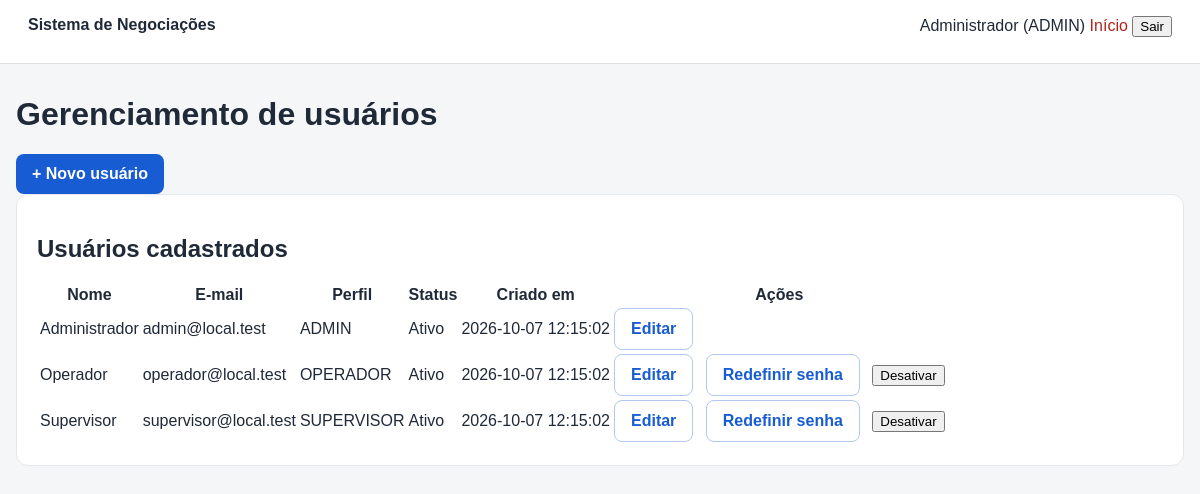
/usuarios.php (signed in), run on the app's committed database.
### tables this page shows
CREATE TABLE IF NOT EXISTS usuarios (
    id INT UNSIGNED AUTO_INCREMENT PRIMARY KEY,
    nome VARCHAR(120) NOT NULL,
    email VARCHAR(150) NOT NULL UNIQUE,
    senha VARCHAR(255) NOT NULL,
    perfil_id INT UNSIGNED NOT NULL,
    ativo TINYINT(1) NOT NULL DEFAULT 1,

    criado_em TIMESTAMP DEFAULT CURRENT_TIMESTAMP,

    atualizado_em TIMESTAMP DEFAULT CURRENT_TIMESTAMP
        ON UPDATE CURRENT_TIMESTAMP,

    FOREIGN KEY (perfil_id)
        REFERENCES perfis(id)
);

CREATE TABLE IF NOT EXISTS perfis (
    id INT UNSIGNED AUTO_INCREMENT PRIMARY KEY,
    nome VARCHAR(30) NOT NULL UNIQUE
);

### config/auth.php (called while the page is built, shortened)
<?php
function usuarioAtual(): ?array { return $_SESSION['usuario'] ?? null; }

### config/database.php (called while the page is built, shortened)
<?php
function db(): PDO
{
    static $pdo = null;
    $host = '127.0.0.1';
    $port = '3306';
    $name = 'negociacoes';
    $user = 'root';
    $pass = '';
    try {
        $pdo = new PDO(
            "mysql:host=$host;port=$port;dbname=$name;charset=utf8mb4",
            $user, $pass,
            [
                PDO::ATTR_ERRMODE => PDO::ERRMODE_EXCEPTION,
                PDO::ATTR_DEFAULT_FETCH_MODE => PDO::FETCH_ASSOC,
                PDO::ATTR_EMULATE_PREPARES => false
            ]
        );
    } catch (PDOException $e) {
        die('<h2>Erro ao conectar ao MySQL</h2><p>Confirme se o MySQL está iniciado no XAMPP e se o banco <strong>negociacoes</strong> existe.</p><pre>'.htmlspecialchars($e->getMessage()).'</pre>');
    }
    return $pdo;
}

### config/bootstrap.php (called while the page is built, shortened)
<?php
require_once __DIR__.'/database.php';
require_once __DIR__.'/auth.php';
function e(?string $v): string { return htmlspecialchars($v ?? '',ENT_QUOTES,'UTF-8'); }

### usuarios.php (the view, shortened to what this page needs)
<?php
require_once __DIR__ . '/config/bootstrap.php';
$usuarioAtual = usuarioAtual();
$stmt = db()->query("
    SELECT
        u.id,
        u.nome,
        u.email,
        p.nome AS perfil,
        u.ativo,
        u.criado_em,
        u.atualizado_em
    FROM usuarios u
    INNER JOIN perfis p ON p.id = u.perfil_id
    ORDER BY u.nome ASC
");
$usuarios = $stmt->fetchAll();
?>
<!DOCTYPE html>
<html lang="pt-BR">
<head>
    <link
        rel="stylesheet"
        href="assets/style.css"
    >
</head>
<body>
<header class="topbar">
    <div>
        <strong>Sistema de Negociações</strong>
    </div>
    <div>
        <span>
            <?= e($usuarioAtual['nome']) ?>
            (<?= e($usuarioAtual['perfil']) ?>)
        </span>
        <a href="index.php">Início</a>
        <form
            method="post"
            action="logout.php"
            style="display:inline;"
        >
            <button type="submit">
                Sair
            </button>
        </form>
    </div>
</header>
<main class="container">
    <h1>Gerenciamento de usuários</h1>
    <a
    href="novo_usuario.php"
    class="button"
>
    + Novo usuário
</a>
    <section class="panel">
        <h2>Usuários cadastrados</h2>
        <?php if (count($usuarios) === 0): ?>
            <p>Nenhum usuário cadastrado.</p>
        <?php else: ?>
            <div style="overflow-x:auto;">
               <table>
    <thead>
        <tr>
            <th>Nome</th>
            <th>E-mail</th>
            <th>Perfil</th>
            <th>Status</th>
            <th>Criado em</th>
            <th>Ações</th>
        </tr>
    </thead>
    <tbody>
        <?php foreach ($usuarios as $usuario): ?>
            <tr>
                <td>
                    <?= e($usuario['nome']) ?>
                </td>
                <td>
                    <?= e($usuario['email']) ?>
                </td>
                <td>
                    <?= e($usuario['perfil']) ?>
                </td>
                <td>
                    <?php if ((int)$usuario['ativo'] === 1): ?>
                        Ativo
                    <?php else: ?>
                        Inativo
                    <?php endif; ?>
                </td>
                <td>
                    <?= e($usuario['criado_em']) ?>
                </td>
                <td>
    <a
        href="editar_usuario.php?id=<?= (int)$usuario['id'] ?>"
        class="button secondary"
    >
        Editar
    </a>
    <?php if ((int)$usuario['id'] !== (int)$usuarioAtual['id']): ?>
        <a
            href="redefinir_senha_usuario.php?id=<?= (int)$usuario['id'] ?>"
            class="button secondary"
        >
            Redefinir senha
        </a>
        <form
            method="POST"
            action="alternar_status_usuario.php"
            style="display:inline;"
        >
            <button type="submit">
                <?= (int)$usuario['ativo'] === 1
                    ? 'Desativar'
                    : 'Ativar'
                ?>
            </button>
        </form>
    <?php endif; ?>
</td>
            </tr>
        <?php endforeach; ?>
    </tbody>
</table>
            </div>
        <?php endif; ?>
    </section>
</main>
</body>
</html>

### assets/style.css (style rules this page uses)
* { box-sizing:border-box }
body { margin:0;font-family:Arial,sans-serif;background:#f4f6f8;color:#1f2937 }
.topbar { min-height:64px;background:white;border-bottom:1px solid #ddd;padding:16px 28px;display:flex;justify-content:space-between;gap:20px }
.topbar a { color:#b42318;text-decoration:none }
.container { width:min(1180px,calc(100% - 32px));margin:32px auto }
.card,.panel,.login-box { background:#fff;border:1px solid #e4e7ec;border-radius:12px;padding:20px }
.button { display:inline-block;background:#175cd3;color:white;border:0;border-radius:8px;padding:11px 16px;text-decoration:none;cursor:pointer;font-weight:bold }
.secondary { background:#fff;color:#175cd3;border:1px solid #b2c8ef;margin-right:8px }

### data on the page
usuarios: nome "Administrador", email "admin@local.test", perfil.nome "ADMIN", ativo "Ativo", criado_em "2026-10-07 12:15:02"
perfis: nome "ADMIN"
usuarios: nome "Operador", email "operador@local.test", perfil.nome "OPERADOR", ativo "Ativo", criado_em "2026-10-07 12:15:02"
usuarios: nome "Supervisor", email "supervisor@local.test", perfil.nome "SUPERVISOR", ativo "Ativo", criado_em "2026-10-07 12:15:02"
